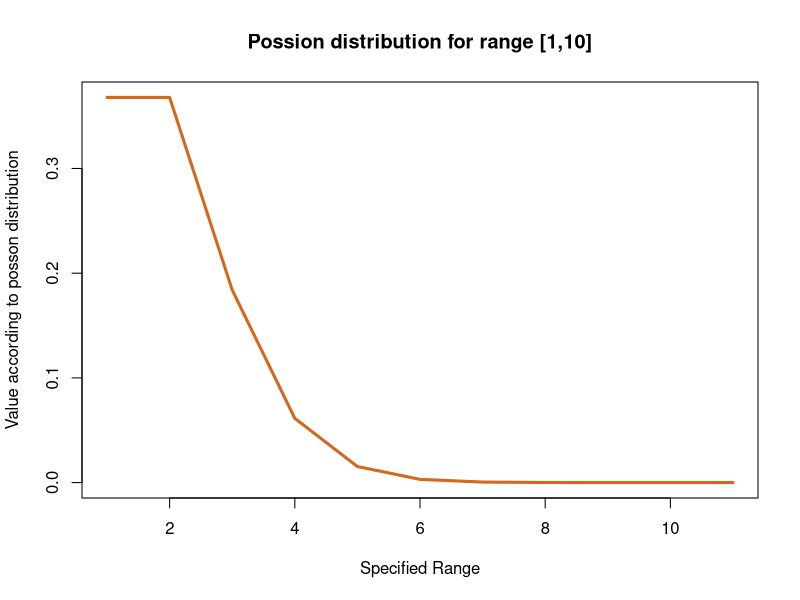
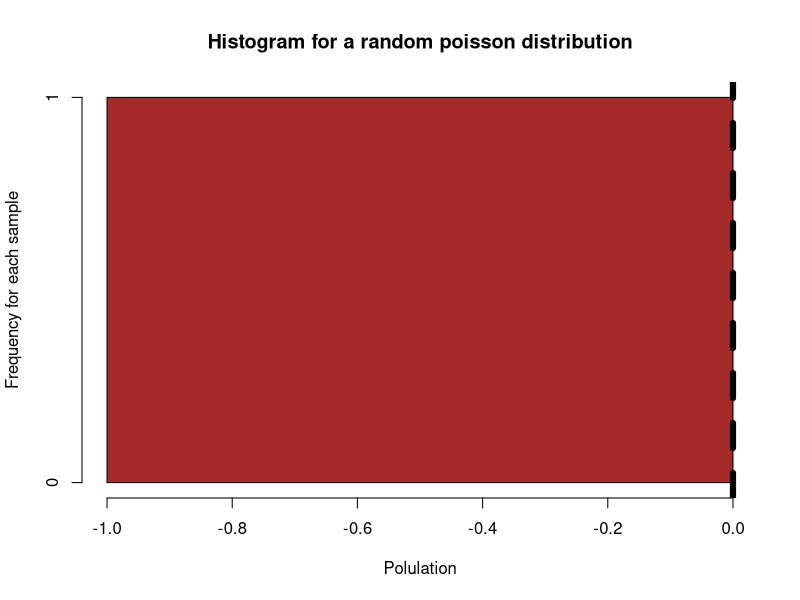

Here is the R script that generated these plots, in order: (Note: this script raises an error after producing the figures.)
#Q2:
pop = dpois(100000, 4)
plot( dpois( x=0:10, lambda=1 ), type="l", col  = "chocolate", main = "Possion distribution for range [1,10]" , lwd=3, xlab="Specified Range", ylab="Value according to posson distribution")
#-----------------------------------------------------------------------------------------------------------------------------------------------------------------------------------------------------------------------------
#Q3:
hist(pop,col=c('brown', 'orange', 'chocolate'),main = "Histogram for a random poisson distribution", xlab="Polulation", ylab="Frequency for each sample")
p = par(lwd=6, lty="dashed")
abline(v=mean(pop))
#-----------------------------------------------------------------------------------------------------------------------------------------------------------------------------------------------------------------------------
#Q4:
question4 <- function(pop){
  s = sample(pop,1000)
  hist(s,col=c('brown', 'orange', 'chocolate'), xlab="Polulation", ylab="Frequency for each sample")
  p = par(lwd=3, lty="dashed")
  abline(v=mean(s))
  par(lwd = 1, lty="solid")
}

repeat_quest4 <- function(pop){
  i=1
  par(mfrow=c(3,5))
  repeat{
    question4(pop)
    i= i + 1
    if( i == 16 ){
      break
    }
  }
  par(mfrow=c(1,1))
}

repeat_quest4()

#Comparing the sample with the distributions
qqplot(s, pop,col=c("red","blue"),lwd=3,type="p",main="QQPlot comparing the sample with the poisson distribution", xlab = "Sample points", ylab = "Population points",xlim=c(0,15), ylim=c(0,15))
legend("bottomright", inset=.05, title="Distributions", c("Sample","Population"), lwd=3, lty=c(3, 3), col=c("red","blue"))

#-----------------------------------------------------------------------------------------------------------------------------------------------------------------------------------------------------------------------------

#Q5:
samples = lapply(1:50, function(x){ c(sample(pop,500)) })
means = lapply(samples, function(x){mean(x)})
means = unlist( means )
hist(means, col=c('brown', 'orange', 'chocolate'))

qqplot(means, pop,col=c("red","blue"),lwd=3,type="p",main="QQPlot comparing the sample with the poisson distribution", xlab = "Sample points means", ylab = "Population points")
qqnorm(means, col=c("red","blue"), lwd=3)
